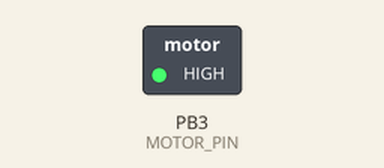
This sketch was run on a simulated ATtiny85, built with avr-gcc and run on an emulated ATtiny85. On the bench: switched loads named in the sketch (green lamp = pin HIGH). Dashed ring = blinking.

Above: at 0.5 s.
Timing chart, 0 to 4.6 s (numbered marks = the images above):
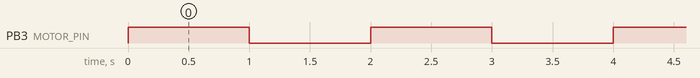

Measured:
- by itself, PB3 (MOTOR_PIN): alternates HIGH for 1.0 s and LOW for 1.0 s

The sketch:

RagGuard.ino
```cpp
/*
 * Sketch:  RagGuard.ino
 * Purpose: Turns on a motor for a set amount of time, then off
 *         for a set amount of time using an ATtiny85 uC
 * By: Aiden Olsen
 */

#define MOTOR_PIN 3
//#define MOTOR_ON_SEC 30
//#define MOTOR_OFF_MIN 60
#define MOTOR_ON_SEC 1
#define MOTOR_OFF_SEC 1

const long delay_on_ms = MOTOR_ON_SEC * 1000;
//const long delay_off_ms = MOTOR_OFF_MIN * 60 * 1000;
const long delay_off_ms = MOTOR_OFF_SEC * 1000;

void setup() {
  // initialize motor pin low
  pinMode(MOTOR_PIN, OUTPUT);
  digitalWrite(MOTOR_PIN, LOW);
}

void loop() {
  // start motor for MOTOR_ON_SEC
  digitalWrite(MOTOR_PIN, HIGH);
  delay(delay_on_ms);
  // stop motor for MOTOR_OFF_MIN
  digitalWrite(MOTOR_PIN, LOW);
  delay(delay_off_ms);
}
```
